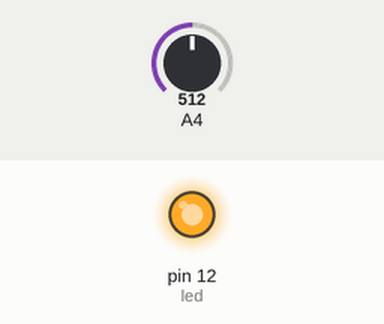
This sketch was run on a simulated Arduino Mega 2560, built with avr-gcc and run on an emulated ATmega2560. Parts: output pins drawn as LEDs (lit = HIGH). The inputs (shaded band) are chosen by the test bench; at power-on: A4 = 512. What the sketch prints to the serial monitor is not drawn.

Above: at 1.8 s.
1.9 s: A4 set to 788
6.0 s: A4 set to 811
At 6.5 s:
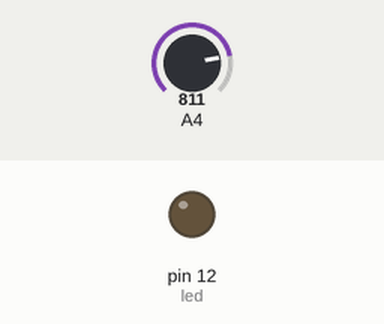
7.8 s: A4 set to 790
At 8.6 s:
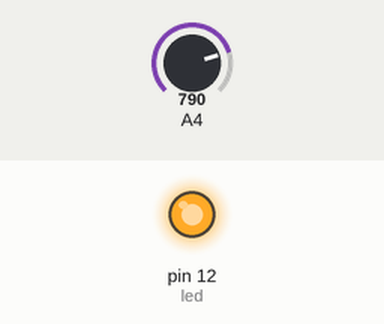
11.9 s: A4 set to 810
At 13.7 s:
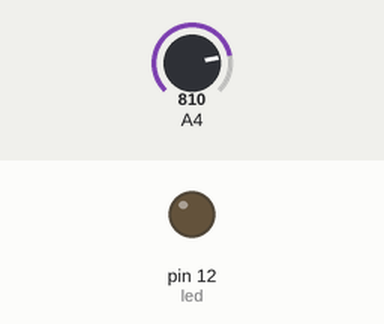
Timing chart, 0 to 15.2 s (numbered marks = the images above; inputs shaded):
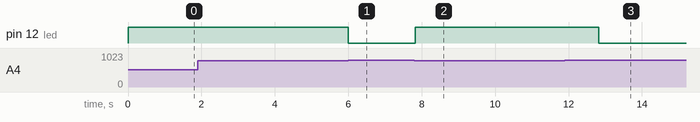

Measured:
- the behaviour switches between 800 and 801 on A4 (found by bisection; images 0 and 1)
- after the input at 6.0 s, pin 12 (led): HIGH → LOW at once
- after the input at 7.8 s, pin 12 (led): LOW → HIGH at once
- after the input at 11.9 s, pin 12 (led): HIGH → LOW after 0.92 s

The sketch:

Sensor_movimiento.ino
```cpp
const int sensorPin = 36;
 int sensorValue = 0;
 int presencia = 0;
 const int led = 12;

 static int value = 1000;

void setup() {
 Serial.begin(9600);
 pinMode(sensorPin,INPUT);
 pinMode(led, OUTPUT);
  }

void loop() {
sensorValue = analogRead(sensorPin);
if (sensorValue <= 800 || sensorValue >= 3200){
 Serial.print("Persona detectada");
presencia = 1;
}
else{
  presencia = 0;
  }
  Serial.print(sensorValue);
if(presencia==1){
  digitalWrite(led, HIGH);
  delay(1000);
  digitalWrite(led,LOW);
}
 else{
  digitalWrite(led,LOW);
}
}
```
